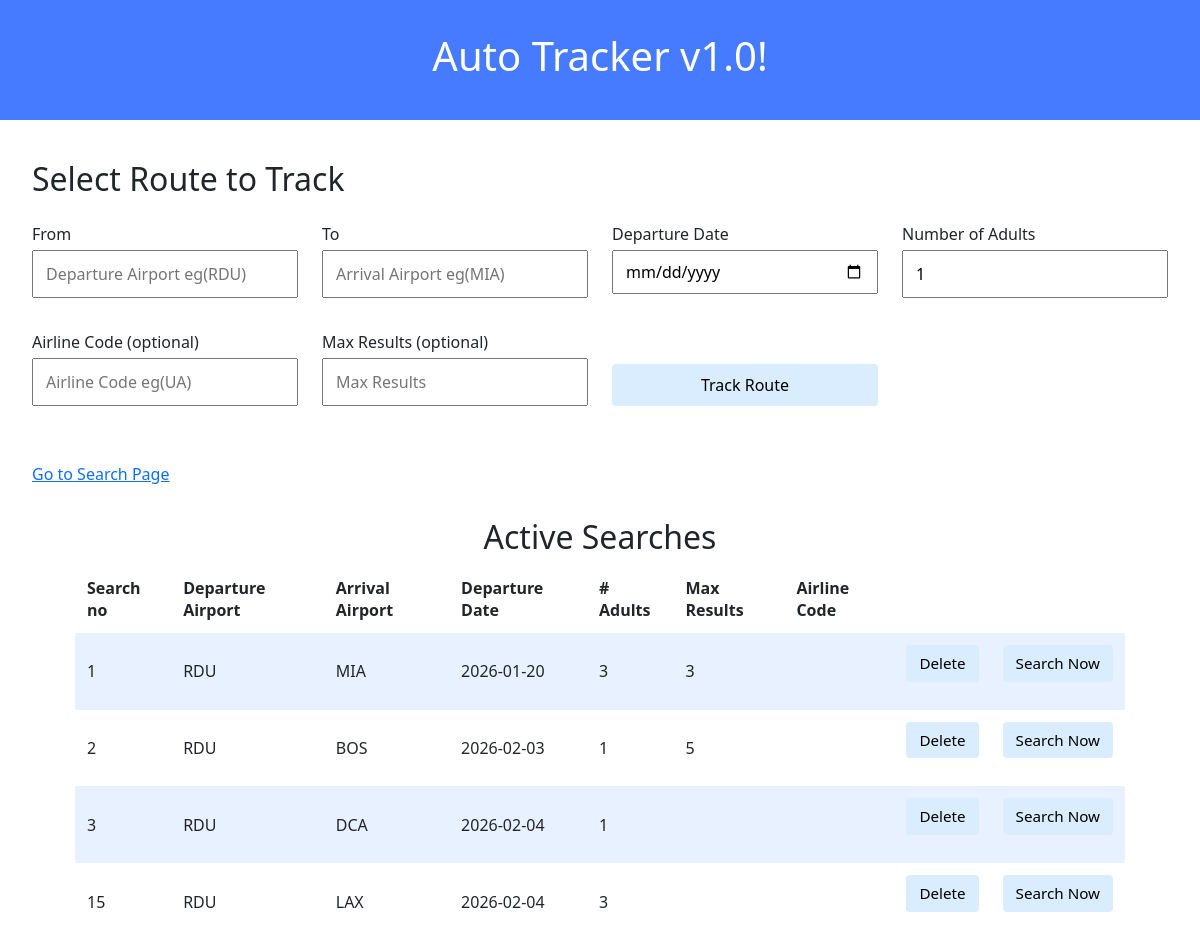
The app's page /autotrack, older data.
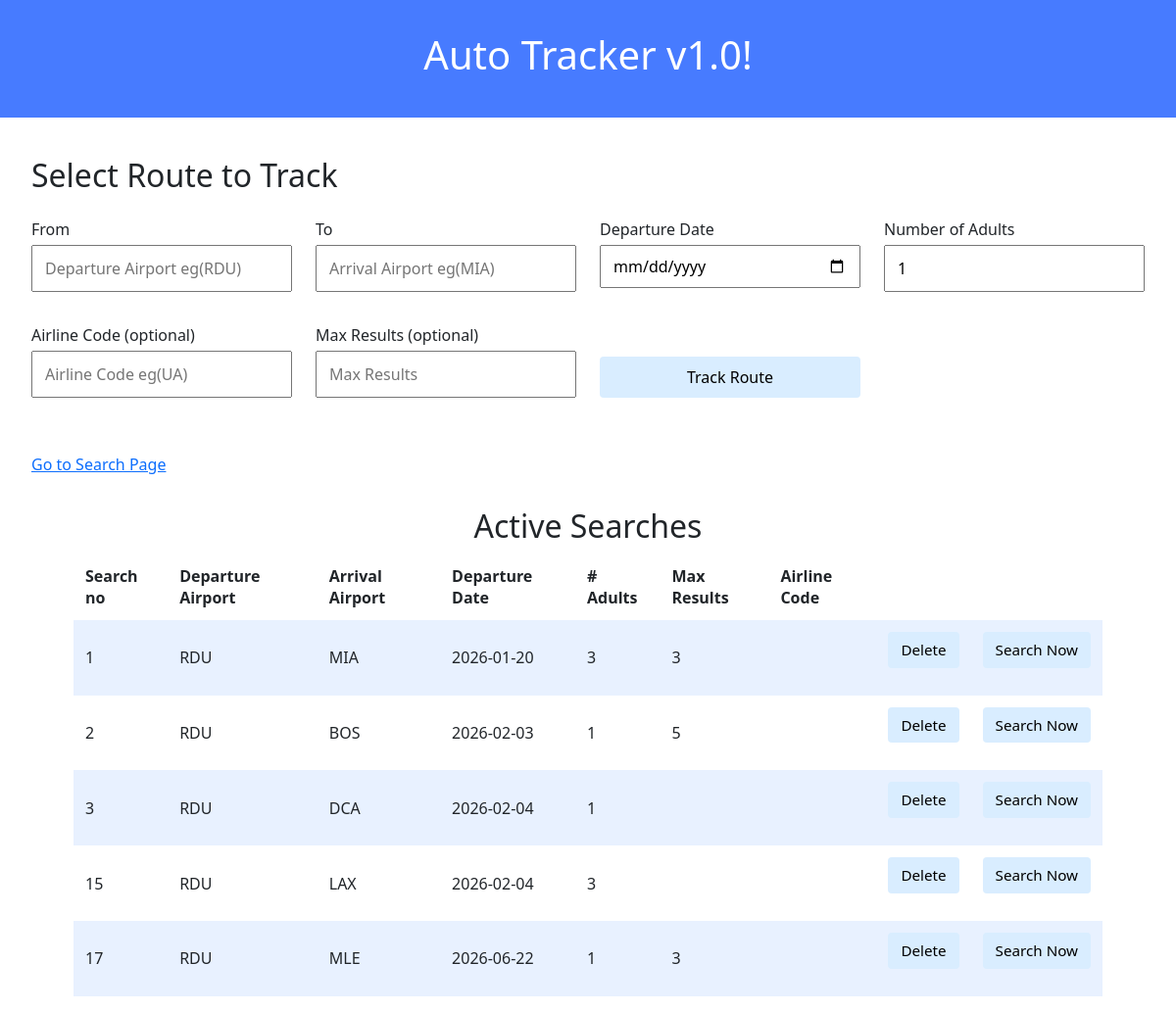
The same page, newer data.
### tables this page shows
CREATE TABLE searches (id INTEGER PRIMARY KEY AUTOINCREMENT NOT NULL, origin TEXT NOT NULL, destination TEXT NOT NULL, date DATE NOT NULL, adults INTEGER, results INTEGER, airline TEXT);

### app.py (the view)
@app.route('/autotrack', methods=['GET', 'POST'])
def autotrack():
    if request.method == 'POST':
        origin = request.form.get('origin').upper()
        destination = request.form.get('destination').upper()
        departure_date = request.form.get('departure_date')
        adults = int(request.form.get('adults', 1))
        airline_code = request.form.get('airline_code')
        max_results = request.form.get('max_results')
        db = get_db()
        cur = db.cursor()
        cur.execute("INSERT INTO searches (origin, destination, date, adults, results, airline) VALUES (?, ?, ?, ?, ?, ?)",
                    (origin, destination, departure_date, adults, max_results, airline_code))
        db.commit()
        return redirect('/autotrack')
    else:
        db = get_db()
        db.row_factory = sqlite3.Row
        cur = db.cursor()
        cur.execute("SELECT * FROM searches")
        tracked_table = cur.fetchall()  # Fetches all rows
        return render_template('autotrack.html', tracked_table=tracked_table)

### app.py (called while the page is built)
def get_db():
    if 'db' not in g:
        g.db = sqlite3.connect('tracked.db')
    return g.db

### templates/autotrack.html (shortened to what this page needs)
<html lang="en">
    <head>
        <link href="https://cdn.jsdelivr.net/npm/bootstrap@5.3.8/dist/css/bootstrap.min.css" rel="stylesheet">
        <link rel="stylesheet" href="/static/styles.css">
    </head>
    <body>
        <div class="header">
            <h1>Auto Tracker v1.0!</h1>
        </div>
        <div class="section">
            <h2>Select Route to Track</h2>
            <form action="/autotrack" method="post" class="search_form">
                <div class="form-group">
                    <label for="bookFlightOriginInput">From</label>
                    <input autocomplete="off" autofocus name="origin" placeholder="Departure Airport eg(RDU)" id="bookFlightOriginInput" type="text">
                </div>
                <div class="form-group">
                    <label for="bookFlightDestinationInput">To</label>
                    <input autocomplete="off" name="destination" placeholder="Arrival Airport eg(MIA)" id="bookFlightDestinationInput" type="text">
                </div>
                <div class="form-group">
                    <label for="bookFlightDepartureDateInput">Departure Date</label>
                    <input autocomplete="off" name="departure_date" placeholder="Departure Date eg(2026-01-19)" id="bookFlightDepartureDateInput" type="date">
                </div>
                <div class="form-group">
                    <label for="bookFlightAdultsInput">Number of Adults</label>
                    <input autocomplete="off" name="adults" placeholder="Number of Adults eg(1)" id="bookFlightAdultsInput" type="number" value="1" min="1">
                </div>
                <div class="form-group">
                    <label for="bookFlightAirlineCodeInput">Airline Code (optional)</label>
                    <input autocomplete="off" name="airline_code" placeholder="Airline Code eg(UA)" id="bookFlightAirlineCodeInput" type="text">
                </div>
                <div class="form-group">
                    <label for="bookFlightMaxResultsInput">Max Results (optional)</label>
                    <input autocomplete="off" name="max_results" placeholder="Max Results" id="bookFlightMaxResultsInput" type="number">
                </div>
                <div class="form-group submit">
                    <input type="submit" value="Track Route">
                </div>
            </form>
        </div>
        <div class="section">
            <a href="/">Go to Search Page</a>
        </div>
        <div class="container">
            <h2>Active Searches</h2>
            <table>
                <thead>
                    <tr>
                        <th>Search no</th>
                        <th>Departure Airport</th>
                        <th>Arrival Airport</th>
                        <th>Departure Date</th>
                        <th># Adults</th>
                        <th>Max Results</th>
                        <th>Airline Code</th>
                    </tr>
                </thead>
                <tbody>
                    {% for search in tracked_table %}
                    <tr>
                        <td>{{ search.id }}</td>
                        <td>{{ search.origin }}</td>
                        <td>{{ search.destination }}</td>
                        <td>{{ search.date }}</td>
                        <td>{{ search.adults }}</td>
                        <td>{{ search.results }}</td>
                        <td>{{ search.airline }}</td>
                        <td class="button_column">
                            <form action="/delete/{{ search.id }}" method="post">
                                <input type="submit" value="Delete">
                            </form>
                        </td>
                        <td class="button_column">
                            <form action="/check/{{ search.id }}" method="post">
                                <input type="submit" value="Search Now">
                            </form>
                        </td>
                    </tr>
                    {% endfor %}
                </tbody>
            </table>
        </div>
    </body>
</html>

### static/styles.css (style rules this page uses)
.header { background-color: #477bff; color: #fff; margin-bottom: 2rem; padding: 2rem 1rem; text-align: center; }
.container { margin-left: auto; margin-right: auto; padding-left: 15px; padding-right: 15px; text-align: center; width: 90%; }
.section { padding-bottom: 2rem; padding-left: 2rem; padding-right: 2rem; padding-top: 0.5rem; }
button, input[type="submit"] { background-color: #d9edff; border: 1px solid transparent; border-radius: 0.25rem; font-size: 0.95rem; font-weight: 400; line-height: 1.5; padding: 0.375rem 0.75rem; text-align: center; transition: color 0.15s ease-in-out, background-color 0.15s ease-in-out, border-color 0.15s ease-in-out, box-shadow 0.15s ease-in-out; vertical-align: middle; }
input[type="text"], input[type="number"] { line-height: 1.8; width: 25%; }
table { background-color: transparent; margin-bottom: 1rem; width: 100%; }
table th, table td { padding: 0.75rem; vertical-align: middle; }
tbody tr:nth-of-type(odd) { background-color: rgb(179, 208, 255, 0.3) }
label { display: block; margin-bottom: 0.2rem; margin-top: 1rem; margin-right: 1rem; text-align: left; width: auto; }
.search_form { display: grid; grid-template-columns: repeat(4, 1fr); gap: 1rem 1.5rem; max-width : 1200px; }
.form-group { display: flex; flex-direction: column; }
.form-group input { width: 100%; padding: 0.5rem 0.75rem; font-size: 1rem; box-sizing: border-box; }
.form-group.submit { align-self: end; }
.button_column { width: 5rem; }

Row changes from the older to the newer data that the page shows:
added searches: id "17", origin "RDU", destination "MLE", date "2026-06-22", adults "1", results "3"
